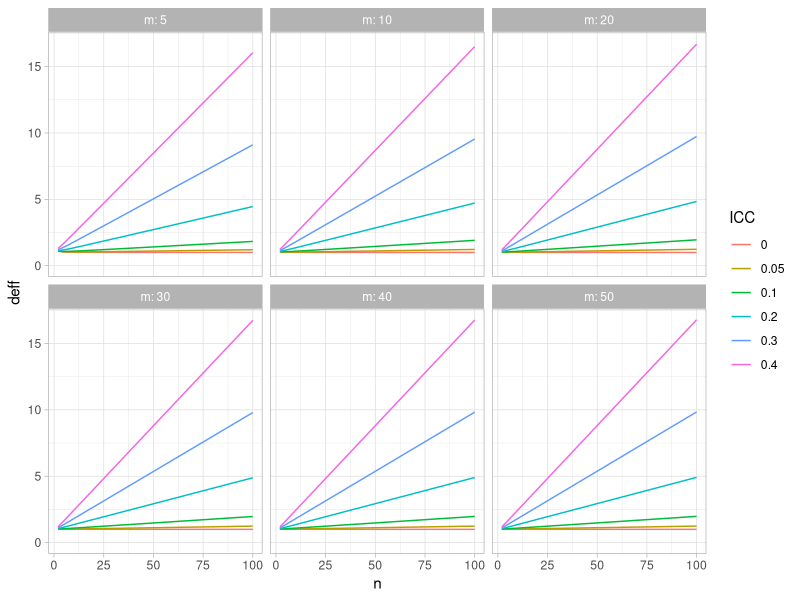

This chart was generated by the following R code:
## ---- chunk 1
library(purrr)
library(dplyr)
library(ggplot2)

deff <- function(icc, n, m = length(n)) {
  k <- icc / (1 - icc)
  if (length(n) == 1) n <- rep(n, m)
  N <- sum(n)
  n_sq <- sum(n^2)
  f1 <- N - n_sq / N
  f2 <- n_sq - 2 * sum(n^3) / N + n_sq^2 / N^2
  N_tilde <- (f1 * k + N - 1)^2 / (f2 * k^2 + 2 * f1 * k + N - 1)
  N / N_tilde
}

deffs <- 
  list(
    icc = c(0, 0.05, seq(0.1, 0.4, 0.1)),
    n = seq(2, 100, 2),
    m = c(5, seq(10, 50, 10))
  ) %>%
  cross_df() %>%
  group_by_all() %>%
  mutate(
    deff = deff(icc, n, m)
  )

ggplot(deffs, aes(n, deff, color = factor(icc))) + 
  geom_line() + 
  expand_limits(y = 0) + 
  facet_wrap(~ m, labeller = "label_both") + 
  theme_light() + 
  labs(color = "ICC")
